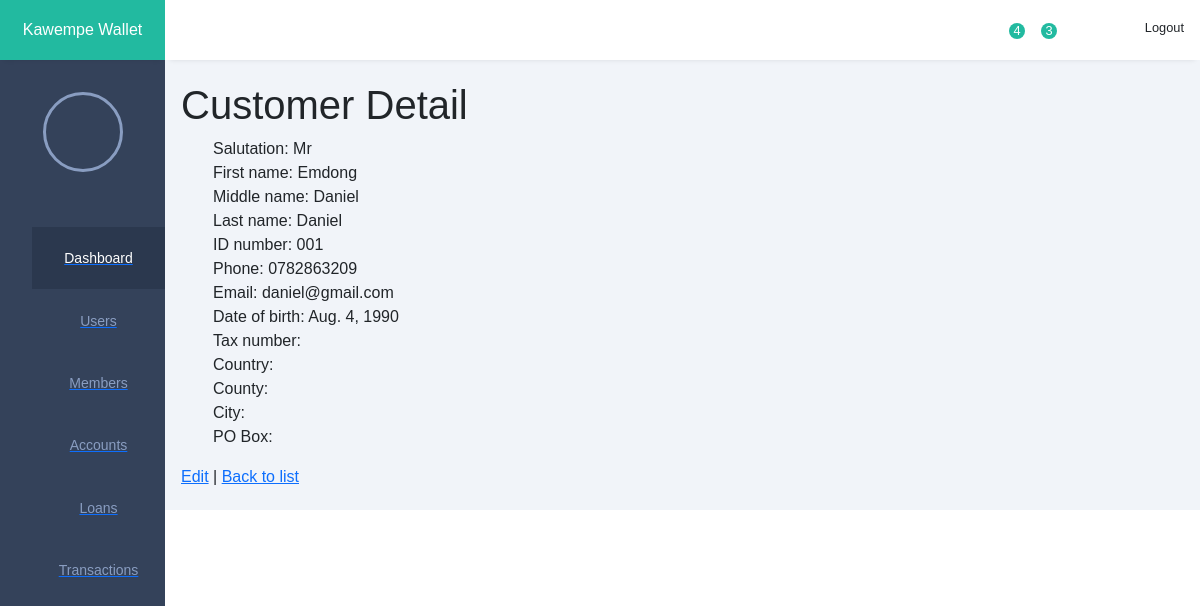
Screenshot of /customers/1/ with the database file from the repository.
### customers/models.py (models this page shows, shortened)
class Customer(models.Model):
    class Salutation(models.TextChoices):
        MR   = 'Mr',   _('Mr.')
        MRS  = 'Mrs',  _('Mrs.')
        MS   = 'Ms',   _('Ms.')
        DR   = 'Dr.',  _('Dr.')
        PROF = 'Prof.',_('Prof.')
        REV  = 'Rev.', _('Rev.')
    salutation    = models.CharField(
        max_length=5,
        choices=Salutation.choices,
        default=Salutation.MR
    )
    first_name    = models.CharField(max_length=100)
    middle_name   = models.CharField(
        max_length=100,
        blank=True,    # not required on forms
        null=True      # allows NULL in the DB
    )
    last_name     = models.CharField(max_length=100)
    id_number     = models.CharField(max_length=100)
    phone_number  = models.CharField(
        max_length=100,
        blank=True     # optional to supply
    )
    email         = models.EmailField(
        blank=True     # optional to supply
    )
    date_of_birth = models.DateField(
        blank=True,
        null=True
    )
    location       = models.CharField(max_length=100)

### customers/views.py (the view)
# urls.py: path('customers/<int:pk>/', CustomerDetailView.as_view(), name='customer_detail'),
class CustomerDetailView(DetailView):
    model = Customer
    template_name = 'bank/customer_detail.html'
    context_object_name = 'customer'

### templates/bank/customer_detail.html
{% extends 'base.html' %}
{% block content %}
<h1>Customer Detail</h1>
<ul>
  <li>Salutation: {{ customer.salutation }}</li>
  <li>First name: {{ customer.first_name }}</li>
  <li>Middle name: {{ customer.middle_name }}</li>
  <li>Last name: {{ customer.last_name }}</li>
  <li>ID number: {{ customer.id_number }}</li>
  <li>Phone: {{ customer.phone_number }}</li>
  <li>Email: {{ customer.email }}</li>
  <li>Date of birth: {{ customer.date_of_birth }}</li>
  <li>Tax number: {{ customer.tax_number }}</li>
  <li>Country: {{ customer.country }}</li>
  <li>County: {{ customer.county }}</li>
  <li>City: {{ customer.city }}</li>
  <li>PO Box: {{ customer.po_box }}</li>
</ul>
<a href="{% url 'customer_edit' customer.pk %}">Edit</a> |
<a href="{% url 'customer_list' %}">Back to list</a>
{% endblock %}

### static/css/style.css (style rules this page uses)
:root { --main-color: #22BAA0; --color-dark: #34425A; --text-grey: #B0B0B0; }
* { margin: 0; padding: 0; text-decoration: none; list-style-type: none; box-sizing: border-box; font-family: 'Merriweather', sans-serif; }

### rows the page displays
Customer: salutation "Mr", first_name "Emdong", middle_name "Daniel", last_name "Daniel", id_number "001", phone_number "0782863209", email "daniel@gmail.com", date_of_birth "Aug. 4, 1990"
